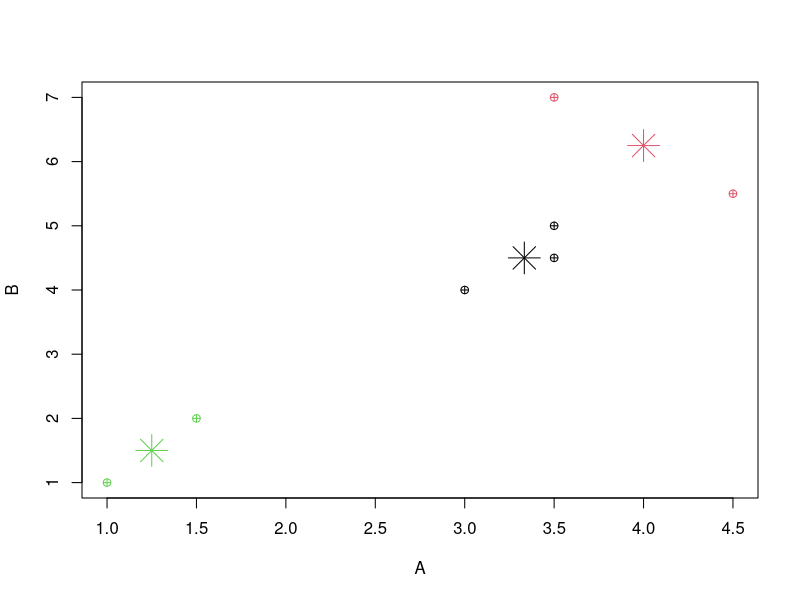

Reproduce this figure in R.
#Clustering - Simple dataset - Marks in 2 subjects
A=c(1,1.5,3,3.5,3.5,4.5,3.5)
B=c(1,2,4,7,5,5.5,4.5)
length(A): length(B)
marks=data.frame(A,B)
marks
?kmeans
(c1 = kmeans(marks, 3)) #??
c1$iter
cbind(marks, c1$cluster)
plot(marks, pch=10,col = c1$cluster)
c1$centers #mean of that particular cluster, this comand tells me avg marks scored by each cluster
points(c1$centers, col = 1:3, pch = 8, cex = 3)

c1$iter #?


